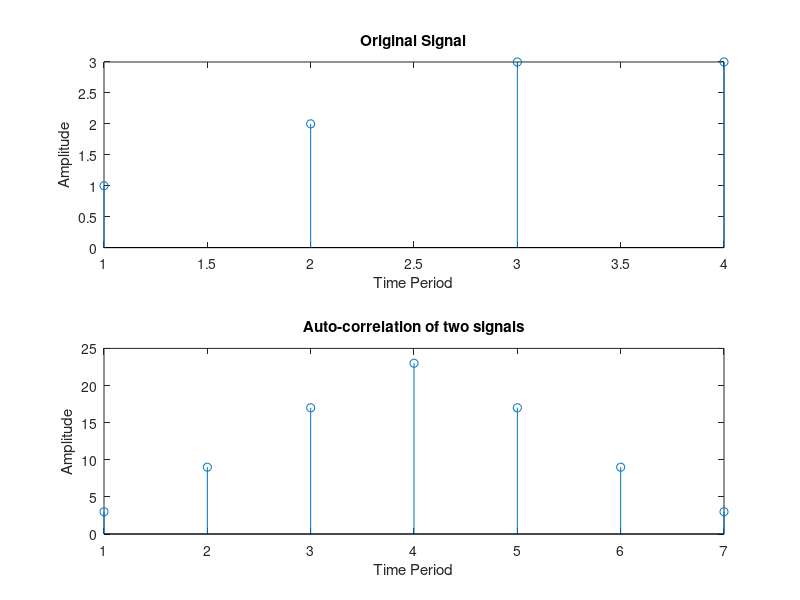

Here is the MATLAB script that generated this plot:
% 5. Auto-correlation of two Discrete Signals
clc
clear all
x = [1 2 3 3];

subplot(2,1,1);
stem(x);
title('Original Signal');
xlabel('Time Period');
ylabel('Amplitude');


y = xcorr(x,x); % Auto-correlation

subplot(2,1,2);
stem(y);
title('Auto-correlation of two signals');
xlabel('Time Period');
ylabel('Amplitude');